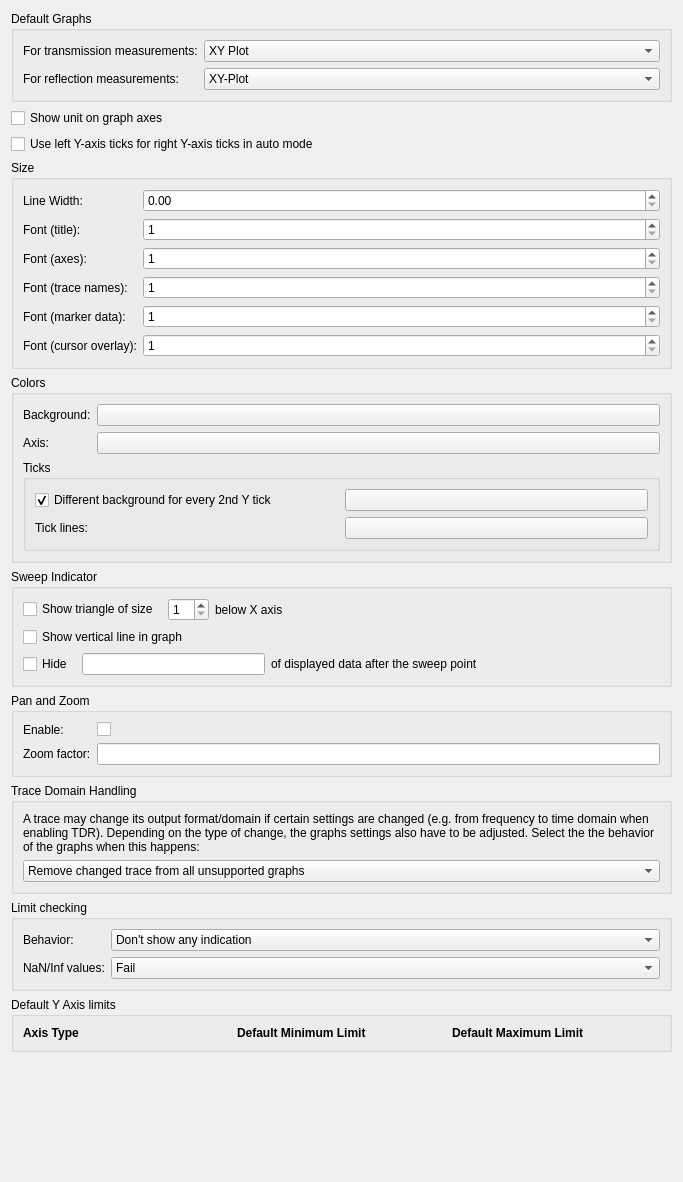
          <widget class="QWidget" name="scrollAreaWidgetContents_3">
           <property name="geometry">
            <rect>
             <x>0</x>
             <y>0</y>
             <width>683</width>
             <height>1182</height>
            </rect>
           </property>
           <layout class="QVBoxLayout" name="verticalLayout_22">
            <item>
             <layout class="QVBoxLayout" name="verticalLayout_11">
              <item>
               <widget class="QGroupBox" name="groupBox_7">
                <property name="title">
                 <string>Default Graphs</string>
                </property>
                <layout class="QFormLayout" name="formLayout">
                 <item row="0" column="0">
                  <widget class="QLabel" name="label_14">
                   <property name="text">
                    <string>For transmission measurements:</string>
                   </property>
                  </widget>
                 </item>
                 <item row="1" column="0">
                  <widget class="QLabel" name="label_29">
                   <property name="text">
                    <string>For reflection measurements:</string>
                   </property>
                  </widget>
                 </item>
                 <item row="0" column="1">
                  <widget class="QComboBox" name="GraphsDefaultTransmission">
                   <item>
                    <property name="text">
                     <string>XY Plot</string>
                    </property>
                   </item>
                   <item>
                    <property name="text">
                     <string>Polar Chart</string>
                    </property>
                   </item>
                   <item>
                    <property name="text">
                     <string>Waterfall</string>
                    </property>
                   </item>
                   <item>
                    <property name="text">
                     <string>Eye Diagram</string>
                    </property>
                   </item>
                  </widget>
                 </item>
                 <item row="1" column="1">
                  <widget class="QComboBox" name="GraphsDefaultReflection">
                   <item>
                    <property name="text">
                     <string>XY-Plot</string>
                    </property>
                   </item>
                   <item>
                    <property name="text">
                     <string>Smith Chart</string>
                    </property>
                   </item>
                   <item>
                    <property name="text">
                     <string>Polar Chart</string>
                    </property>
                   </item>
                   <item>
                    <property name="text">
                     <string>Waterfall</string>
                    </property>
                   </item>
                  </widget>
                 </item>
                </layout>
               </widget>
              </item>
              <item>
               <widget class="QCheckBox" name="GraphsShowUnit">
                <property name="text">
                 <string>Show unit on graph axes</string>
                </property>
               </widget>
              </item>
              <item>
               <widget class="QCheckBox" name="graphsEnableMasterTicksForYAxis">
                <property name="text">
                 <string>Use left Y-axis ticks for right Y-axis ticks in auto mode</string>
                </property>
               </widget>
              </item>
              <item>
               <widget class="QGroupBox" name="groupBox_16">
                <property name="title">
                 <string>Size</string>
                </property>
                <layout class="QFormLayout" name="formLayout_11">
                 <item row="0" column="0">
                  <widget class="QLabel" name="label_27">
                   <property name="text">
                    <string>Line Width:</string>
                   </property>
                  </widget>
                 </item>
                 <item row="0" column="1">
                  <widget class="QDoubleSpinBox" name="GraphsLineWidth">
                   <property name="singleStep">
                    <double>0.100000000000000</double>
                   </property>
                  </widget>
                 </item>
                 <item row="2" column="0">
                  <widget class="QLabel" name="label_39">
                   <property name="text">
                    <string>Font (axes):</string>
                   </property>
                  </widget>
                 </item>
                 <item row="2" column="1">
                  <widget class="QSpinBox" name="GraphsFontSizeAxis">
                   <property name="minimum">
                    <number>1</number>
                   </property>
                  </widget>
                 </item>
                 <item row="3" column="1">
                  <widget class="QSpinBox" name="GraphsFontSizeTraceNames">
                   <property name="minimum">
                    <number>1</number>
                   </property>
                  </widget>
                 </item>
                 <item row="4" column="1">
                  <widget class="QSpinBox" name="GraphsFontSizeMarkerData">
                   <property name="minimum">
                    <number>1</number>
                   </property>
                  </widget>
                 </item>
                 <item row="5" column="1">
                  <widget class="QSpinBox" name="GraphsFontSizeCursorOverlay">
                   <property name="minimum">
                    <number>1</number>
                   </property>
                  </widget>
                 </item>
                 <item row="3" column="0">
                  <widget class="QLabel" name="label_40">
                   <property name="text">
                    <string>Font (trace names):</string>
                   </property>
                  </widget>
                 </item>
                 <item row="4" column="0">
                  <widget class="QLabel" name="label_41">
                   <property name="text">
                    <string>Font (marker data):</string>
                   </property>
                  </widget>
                 </item>
                 <item row="5" column="0">
                  <widget class="QLabel" name="label_42">
                   <property name="text">
                    <string>Font (cursor overlay):</string>
                   </property>
                  </widget>
                 </item>
                 <item row="1" column="0">
                  <widget class="QLabel" name="label_68">
                   <property name="text">
                    <string>Font (title):</string>
                   </property>
                  </widget>
                 </item>
                 <item row="1" column="1">
                  <widget class="QSpinBox" name="GraphsFontSizeTitle">
                   <property name="minimum">
                    <number>1</number>
                   </property>
                  </widget>
                 </item>
                </layout>
               </widget>
              </item>
              <item>
               <widget class="QGroupBox" name="groupBox_5">
                <property name="title">
                 <string>Colors</string>
                </property>
                <layout class="QFormLayout" name="formLayout_4">
                 <item row="0" column="0">
                  <widget class="QLabel" name="label_15">
                   <property name="text">
                    <string>Background:</string>
                   </property>
                  </widget>
                 </item>
                 <item row="0" column="1">
                  <widget class="ColorPickerButton" name="GraphsColorBackground">
                   <property name="text">
                    <string/>
                   </property>
                  </widget>
                 </item>
                 <item row="1" column="0">
                  <widget class="QLabel" name="label_16">
                   <property name="text">
                    <string>Axis:</string>
                   </property>
                  </widget>
                 </item>
                 <item row="1" column="1">
                  <widget class="ColorPickerButton" name="GraphsColorAxis">
                   <property name="text">
                    <string/>
                   </property>
                  </widget>
                 </item>
                 <item row="2" column="0" colspan="2">
                  <widget class="QGroupBox" name="groupBox_13">
                   <property name="title">
                    <string>Ticks</string>
                   </property>
                   <property name="checkable">
                    <bool>false</bool>
                   </property>
                   <layout class="QGridLayout" name="gridLayout">
                    <item row="1" column="1">
                     <widget class="ColorPickerButton" name="GraphsColorTicksBackground">
                      <property name="text">
                       <string/>
                      </property>
                      <property name="checkable">
                       <bool>false</bool>
                      </property>
                      <property name="checked">
                       <bool>false</bool>
                      </property>
                     </widget>
                    </item>
                    <item row="2" column="0">
                     <widget class="QLabel" name="label_17">
                      <property name="text">
                       <string>Tick lines:</string>
                      </property>
                     </widget>
                    </item>
                    <item row="2" column="1">
                     <widget class="ColorPickerButton" name="GraphsColorTicksDivisions">
                      <property name="text">
                       <string/>
                      </property>
                     </widget>
                    </item>
                    <item row="1" column="0">
                     <widget class="QCheckBox" name="GraphsColorTicksBackgroundEnabled">
                      <property name="text">
                       <string>Different background for every 2nd Y tick</string>
                      </property>
                      <property name="checked">
                       <bool>true</bool>
                      </property>
                     </widget>
                    </item>
                   </layout>
                  </widget>
                 </item>
                </layout>
               </widget>
              </item>
              <item>
               <widget class="QGroupBox" name="groupBox_20">
                <property name="title">
                 <string>Sweep Indicator</string>
                </property>
                <layout class="QVBoxLayout" name="verticalLayout_26">
                 <item>
                  <layout class="QHBoxLayout" name="horizontalLayout_16">
                   <item>
                    <widget class="QCheckBox" name="GraphsSweepTriangle">
                     <property name="text">
                      <string>Show triangle of size </string>
                     </property>
                    </widget>
                   </item>
                   <item>
                    <widget class="QSpinBox" name="GraphsSweepTriangleSize">
                     <property name="minimum">
                      <number>1</number>
                     </property>
                    </widget>
                   </item>
                   <item>
                    <widget class="QLabel" name="label_52">
                     <property name="text">
                      <string>below X axis</string>
                     </property>
                    </widget>
                   </item>
                   <item>
                    <spacer name="horizontalSpacer_2">
                     <property name="orientation">
                      <enum>Qt::Orientation::Horizontal</enum>
                     </property>
                     <property name="sizeHint" stdset="0">
                      <size>
                       <width>40</width>
                       <height>20</height>
                      </size>
                     </property>
                    </spacer>
                   </item>
                  </layout>
                 </item>
                 <item>
                  <layout class="QHBoxLayout" name="horizontalLayout_15">
                   <item>
                    <widget class="QCheckBox" name="GraphsSweepLine">
                     <property name="text">
                      <string>Show vertical line in graph</string>
                     </property>
                    </widget>
                   </item>
                   <item>
                    <spacer name="horizontalSpacer_3">
                     <property name="orientation">
                      <enum>Qt::Orientation::Horizontal</enum>
                     </property>
                     <property name="sizeHint" stdset="0">
                      <size>
                       <width>40</width>
                       <height>20</height>
                      </size>
                     </property>
                    </spacer>
                   </item>
                  </layout>
                 </item>
                 <item>
                  <layout class="QHBoxLayout" name="horizontalLayout_17">
                   <item>
                    <widget class="QCheckBox" name="GraphsSweepHide">
                     <property name="text">
                      <string>Hide </string>
                     </property>
                    </widget>
                   </item>
                   <item>
                    <widget class="SIUnitEdit" name="GraphsSweepHidePercent"/>
                   </item>
                   <item>
                    <widget class="QLabel" name="label_53">
                     <property name="text">
                      <string>of displayed data after the sweep point</string>
                     </property>
                    </widget>
                   </item>
                   <item>
                    <spacer name="horizontalSpacer_5">
                     <property name="orientation">
                      <enum>Qt::Orientation::Horizontal</enum>
                     </property>
                     <property name="sizeHint" stdset="0">
                      <size>
                       <width>40</width>
                       <height>20</height>
                      </size>
                     </property>
                    </spacer>
                   </item>
                  </layout>
                 </item>
                </layout>
               </widget>
              </item>
              <item>
               <widget class="QGroupBox" name="groupBox_18">
                <property name="title">
                 <string>Pan and Zoom</string>
                </property>
                <layout class="QFormLayout" name="formLayout_13">
                 <item row="0" column="0">
                  <widget class="QLabel" name="label_46">
                   <property name="text">
                    <string>Enable:</string>
                   </property>
                  </widget>
                 </item>
                 <item row="0" column="1">
                  <widget class="QCheckBox" name="GraphsEnablePanZoom">
                   <property name="text">
                    <string/>
                   </property>
                  </widget>
                 </item>
                 <item row="1" column="0">
                  <widget class="QLabel" name="label_47">
                   <property name="text">
                    <string>Zoom factor:</string>
                   </property>
                  </widget>
                 </item>
                 <item row="1" column="1">
                  <widget class="SIUnitEdit" name="GraphsZoomFactor"/>
                 </item>
                </layout>
               </widget>
              </item>
              <item>
               <widget class="QGroupBox" name="groupBox_12">
                <property name="title">
                 <string>Trace Domain Handling</string>
                </property>
                <layout class="QVBoxLayout" name="verticalLayout_4">
                 <item>
                  <widget class="QLabel" name="label_25">
                   <property name="text">
                    <string>&lt;html&gt;&lt;head/&gt;&lt;body&gt;&lt;p&gt;A trace may change its output format/domain if certain settings are changed (e.g. from frequency to time domain when enabling TDR). Depending on the type of change, the graphs settings also have to be adjusted. Select the the behavior of the graphs when this happens:&lt;/p&gt;&lt;/body&gt;&lt;/html&gt;</string>
                   </property>
                   <property name="wordWrap">
                    <bool>true</bool>
                   </property>
                  </widget>
                 </item>
                 <item>
                  <widget class="QComboBox" name="GraphsDomainChangeBehavior">
                   <item>
                    <property name="text">
                     <string>Remove changed trace from all unsupported graphs</string>
                    </property>
                   </item>
                   <item>
                    <property name="text">
                     <string>Adjust graphs to support the changed trace (may remove other traces)</string>
                    </property>
                   </item>
                   <item>
                    <property name="text">
                     <string>Adjust graph only if it contains no other traces</string>
                    </property>
                   </item>
                  </widget>
                 </item>
                </layout>
               </widget>
              </item>
              <item>
               <widget class="QGroupBox" name="GraphsLimitGroup">
                <property name="title">
                 <string>Limit checking</string>
                </property>
                <layout class="QFormLayout" name="formLayout_12">
                 <item row="0" column="0">
                  <widget class="QLabel" name="label_43">
                   <property name="text">
                    <string>Behavior:</string>
                   </property>
                  </widget>
                 </item>
                 <item row="0" column="1">
                  <widget class="QComboBox" name="GraphsLimitIndication">
                   <item>
                    <property name="text">
                     <string>Don't show any indication</string>
                    </property>
                   </item>
                   <item>
                    <property name="text">
                     <string>PASS/FAIL text in graph corner</string>
                    </property>
                   </item>
                   <item>
                    <property name="text">
                     <string>Overlay over whole graph on FAIL</string>
                    </property>
                   </item>
                  </widget>
                 </item>
                 <item row="1" column="0">
                  <widget class="QLabel" name="label_62">
                   <property name="text">
                    <string>NaN/Inf values:</string>
                   </property>
                  </widget>
                 </item>
                 <item row="1" column="1">
                  <widget class="QComboBox" name="GraphsLimitNaNpasses">
                   <item>
                    <property name="text">
                     <string>Fail</string>
                    </property>
                   </item>
                   <item>
                    <property name="text">
                     <string>Pass</string>
                    </property>
                   </item>
                  </widget>
                 </item>
                </layout>
               </widget>
              </item>
              <item>
               <widget class="QGroupBox" name="GraphAxisLimitGroup">
                <property name="title">
                 <string>Default Y Axis limits</string>
                </property>
                <layout class="QGridLayout" name="gridLayout_3">
                 <item row="0" column="2">
                  <widget class="QLabel" name="label_66">
                   <property name="text">
                    <string>&lt;html&gt;&lt;head/&gt;&lt;body&gt;&lt;p&gt;&lt;span style=&quot; font-weight:700;&quot;&gt;Default Maximum Limit&lt;/span&gt;&lt;/p&gt;&lt;/body&gt;&lt;/html&gt;</string>
                   </property>
                  </widget>
                 </item>
                 <item row="0" column="0">
                  <widget class="QLabel" name="label_65">
                   <property name="text">
                    <string>&lt;html&gt;&lt;head/&gt;&lt;body&gt;&lt;p&gt;&lt;span style=&quot; font-weight:700;&quot;&gt;Axis Type&lt;/span&gt;&lt;/p&gt;&lt;/body&gt;&lt;/html&gt;</string>
                   </property>
                  </widget>
                 </item>
                 <item row="0" column="1">
                  <widget class="QLabel" name="label_67">
                   <property name="text">
                    <string>&lt;html&gt;&lt;head/&gt;&lt;body&gt;&lt;p&gt;&lt;span style=&quot; font-weight:700;&quot;&gt;Default Minimum Limit&lt;/span&gt;&lt;/p&gt;&lt;/body&gt;&lt;/html&gt;</string>
                   </property>
                  </widget>
                 </item>
                </layout>
               </widget>
              </item>
              <item>
               <spacer name="verticalSpacer_3">
                <property name="orientation">
                 <enum>Qt::Orientation::Vertical</enum>
                </property>
                <property name="sizeHint" stdset="0">
                 <size>
                  <width>20</width>
                  <height>40</height>
                 </size>
                </property>
               </spacer>
              </item>
             </layout>
            </item>
           </layout>
          </widget>
